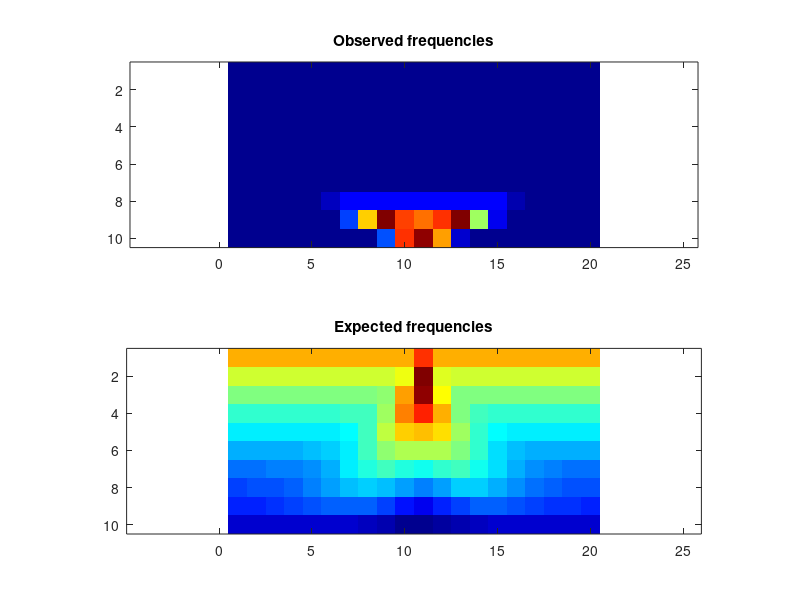

The MATLAB source for this figure:
obsFrequencies = [ 0, 0, 0, 0, 0, 0, 0, 0, 0, 0, 0, 0, 0, 0, 0, 0, 0, 0, 0, 0; 0, 0, 0, 0, 0, 0, 0, 0, 0, 0, 0, 0, 0, 0, 0, 0, 0, 0, 0, 0; 0, 0, 0, 0, 0, 0, 0, 0, 0, 0, 0, 0, 0, 0, 0, 0, 0, 0, 0, 0; 0, 0, 0, 0, 0, 0, 0, 0, 0, 0, 0, 0, 0, 0, 0, 0, 0, 0, 0, 0; 0, 0, 0, 0, 0, 0, 0, 0, 0, 0, 0, 0, 0, 0, 0, 0, 0, 0, 0, 0; 0, 0, 0, 0, 0, 0, 0, 0, 0, 0, 0, 0, 0, 0, 0, 0, 0, 0, 0, 0; 0, 0, 0, 0, 0, 0, 0, 0, 0, 0, 0, 0, 0, 0, 0, 0, 0, 0, 0, 0; 86, 103, 172, 297, 978, 6269, 11803, 11822, 11999, 11938, 11984, 11931, 11944, 11678, 11932, 3775, 574, 204, 140, 84; 0, 0, 0, 0, 0, 0, 19065, 67161, 101978, 81414, 77532, 83503, 101918, 53524, 10055, 0, 0, 0, 0, 0; 0, 0, 0, 0, 0, 0, 0, 0, 20446, 83899, 99528, 73111, 7153, 0, 0, 0, 0, 0, 0, 0 ];
expFrequencies = [ 21724.9, 21724.9, 21724.9, 21724.9, 21724.9, 21724.9, 21724.9, 21724.9, 21725.5, 21855.9, 24692.5, 21754.4, 21725.1, 21724.9, 21724.8, 21724.9, 21724.9, 21724.8, 21724.9, 21724.9; 18795.8, 18795.8, 18795.8, 18795.8, 18795.8, 18795.8, 18795.8, 18795.8, 18795.9, 19394.1, 29177.8, 18900.5, 18795.8, 18795.8, 18795.8, 18795.8, 18795.8, 18795.8, 18795.8, 18795.8; 16765.5, 16765.5, 16765.5, 16765.5, 16765.5, 16765.5, 16765.5, 16769.3, 17089.6, 22146, 28745.8, 19871.3, 16886.1, 16766.5, 16765.5, 16765.5, 16765.5, 16765.5, 16765.5, 16765.5; 15008.5, 15008.5, 15008.5, 15008.5, 15008.6, 15009.6, 15031.4, 15352.9, 17644.2, 22986, 25215.2, 21602.4, 16702.4, 15189.6, 15019.1, 15009, 15008.6, 15008.5, 15008.6, 15008.6; 13369.2, 13369.3, 13369.7, 13371.6, 13382.6, 13449.5, 13814.6, 15240.8, 18313.8, 20928, 21407.8, 20479.2, 17428.7, 14713.4, 13661.4, 13419.9, 13377.7, 13370.8, 13369.6, 13369.3; 11780.9, 11785.1, 11800.9, 11848, 11990.3, 12406.8, 13450.9, 15348, 17307.1, 17892, 17724.5, 17891.9, 16890.9, 14798, 13100.7, 12256.7, 11937.7, 11830.6, 11795.1, 11783.3; 10335, 10365.5, 10461.2, 10674.9, 11112, 11920.5, 13156.3, 14481.3, 15097.1, 14608.7, 14187.2, 14803.6, 15049.9, 14173, 12807, 11670.3, 10970.4, 10604, 10428.3, 10352.7; 9255.48, 9328.04, 9532.23, 9907.21, 10494.7, 11280.2, 12092.6, 12552.8, 12256, 11255.8, 10703, 11539.9, 12415.5, 12494, 11899.4, 11065.4, 10322.5, 9791.98, 9465.37, 9297.97; 8353.08, 8433.12, 8640.23, 8965.84, 9372.13, 9762.81, 9967.5, 9778.29, 9056.35, 7876.43, 7151.24, 8204.76, 9293.67, 9874.68, 9944.35, 9672.23, 9264.17, 8872.23, 8575.11, 8400.4; 6366.65, 6392.91, 6453.35, 6526.37, 6574.67, 6546.34, 6384.65, 6049.27, 5547.24, 4976.69, 4706.17, 5118.2, 5688.82, 6152.72, 6441.67, 6564.15, 6567.3, 6508.2, 6435.51, 6382.38 ];
colormap(jet);
clf; subplot(2,1,1);
imagesc(obsFrequencies);
title('Observed frequencies');
axis equal;
subplot(2,1,2);
imagesc(expFrequencies);
axis equal;
title('Expected frequencies');
